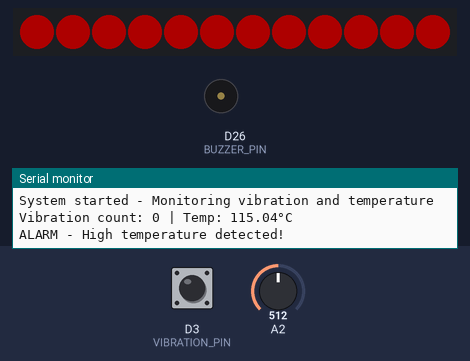
Bench run of a sketch on a simulated Arduino Due. Parts: 12 RGB LEDs in strip order, left to right, buzzer (waves = sounding), the last lines printed to the serial monitor. The inputs (shaded band) are chosen by the test bench; at power-on: A2 = 512, D3 (VIBRATION_PIN) HIGH (analog values on the 0–1023 scale). Dim RGB values are drawn brighter than linear.

Above: at 2.8 s.
2.9 s: A2 set to 268
5.9 s: A2 set to 246
At 7.9 s:
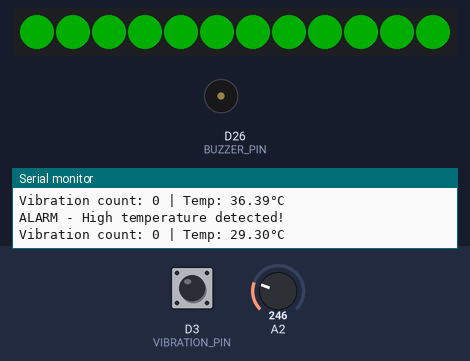
8.9 s: A2 set to 210
At 10.7 s:
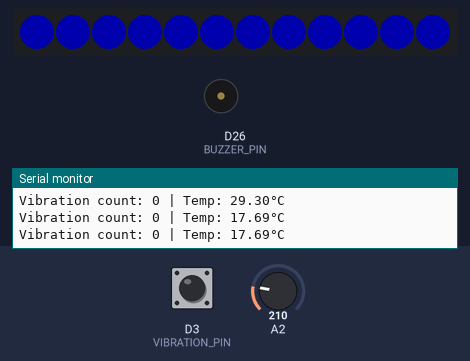
11.1 s: A2 set to 306
At 11.71 s:
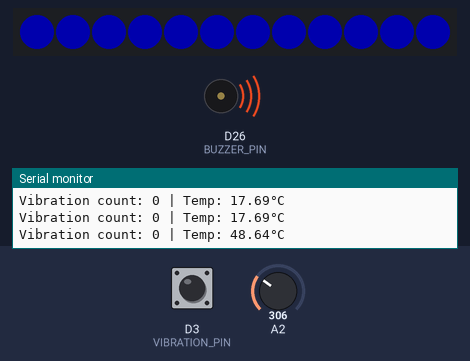
Timing chart, 0 to 14.9 s (numbered marks = the images above; inputs shaded):
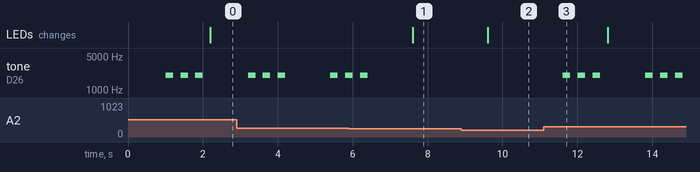

Measured:
- the behaviour switches between 261 and 260 on A2 (found by bisection; images 0 and 1)
- the behaviour switches between 218 and 217 on A2 (found by bisection; images 1 and 2)
- after the input at 5.9 s, tone on D26 (BUZZER_PIN): goes on until 6.4 s, then stays silent; the LEDs: change after 1.7 s (image 1)
- after the input at 8.9 s, the LEDs: change after 0.71 s (image 2)
- after the input at 11.1 s, tone on D26 (BUZZER_PIN): plays 2000 Hz for 0.20 s, 2000 Hz for 0.20 s, 2000 Hz for 0.20 s, 2000 Hz for 0.20 s, 2000 Hz for 0.20 s, 2000 Hz for 0.20 s, starting after 0.52 s
- by itself, tone on D26 (BUZZER_PIN): plays 2000 Hz for 0.20 s, 2000 Hz for 0.20 s, 2000 Hz for 0.20 s, 2000 Hz for 0.20 s, 2000 Hz for 0.09 s

The sketch:

finaltempandvibration.ino
```cpp
#include <Adafruit_NeoPixel.h>

// ===== Pin Definitions =====
#define VIBRATION_PIN 3      // SW-520D "DO" connected to pin 3
#define BUZZER_PIN 26        // Buzzer connected to pin 26
#define LED_PIN 4            // NeoPixel data pin
#define TMP36_PIN 2          // TMP36 analog pin (GPIO34)

// ===== Constants =====
#define LED_COUNT 12         // Number of NeoPixels
#define BRIGHTNESS 50        // NeoPixel brightness (0-255)
#define VIBRATION_THRESHOLD 100  // Vibration count threshold
#define COLD_TEMP 20.0       // Blue below this (°C)
#define HOT_TEMP 34.0        // Red above this (°C)

// ===== Global Variables =====
int vibrationCount = 0;
unsigned long lastCheckTime = 0;
Adafruit_NeoPixel strip(LED_COUNT, LED_PIN, NEO_GRB + NEO_KHZ800);

void setup() {
  // Initialize pins
  pinMode(VIBRATION_PIN, INPUT_PULLUP);
  pinMode(BUZZER_PIN, OUTPUT);

  // Initialize NeoPixel
  strip.begin();
  strip.setBrightness(BRIGHTNESS);
  strip.show(); // Turn off all pixels

  // Configure ADC for TMP36
  analogReadResolution(12); // 12-bit precision (0-4095)

  // Initialize serial for debugging
  Serial.begin(115200);
  Serial.println("System started - Monitoring vibration and temperature");
}

void loop() {
  // ===== Vibration Monitoring =====
  int sensorValue = digitalRead(VIBRATION_PIN);

  if (sensorValue == LOW) {
    vibrationCount++;
    delay(10); // debounce delay
  }

  // ===== Temperature Monitoring =====
  // Read raw ADC value
  int rawValue = analogRead(TMP36_PIN);

  // Convert to voltage (0-3.3V range)
  float voltage = rawValue * (3.3 / 4095.0);

  // Calculate temperature (TMP36 formula: 10mV/°C + 500mV offset)
  float tempC = (voltage - 0.5) * 100.0;

  // ===== System Update (every 1 second) =====
  if (millis() - lastCheckTime > 1000) {
    // Print debug information
    Serial.print("Vibration count: ");
    Serial.print(vibrationCount);
    Serial.print(" | Temp: ");
    Serial.print(tempC);
    Serial.println("°C");

    // Check vibration threshold
    if (vibrationCount > VIBRATION_THRESHOLD) {
      alarmBeep();
      Serial.println("ALARM - Vibration threshold exceeded!");
    } else {
      noTone(BUZZER_PIN);
    }

    // Update NeoPixels based on temperature
    uint32_t color;
    if (tempC < COLD_TEMP) {
      color = strip.Color(0, 0, 255); // Blue (cold)
    }
    else if (tempC < HOT_TEMP) {
      color = strip.Color(0, 255, 0); // Green (normal)
    }
    else {
      color = strip.Color(255, 0, 0); // Red (hot)
      // If temperature is too hot, also trigger alarm
      alarmBeep();
      Serial.println("ALARM - High temperature detected!");
    }

    // Update all LEDs
    for (int i = 0; i < LED_COUNT; i++) {
      strip.setPixelColor(i, color);
    }
    strip.show();

    // Reset counters for next interval
    vibrationCount = 0;
    lastCheckTime = millis();
  }
}

// Buzzer alarm pattern
void alarmBeep() {
  // Play multiple beeps
  for (int i = 0; i < 3; i++) {
    tone(BUZZER_PIN, 2000);  // 2000Hz tone
    delay(200);              // ON for 200ms
    noTone(BUZZER_PIN);      // Turn off
    delay(200);              // Pause for 200ms
  }
}
```
